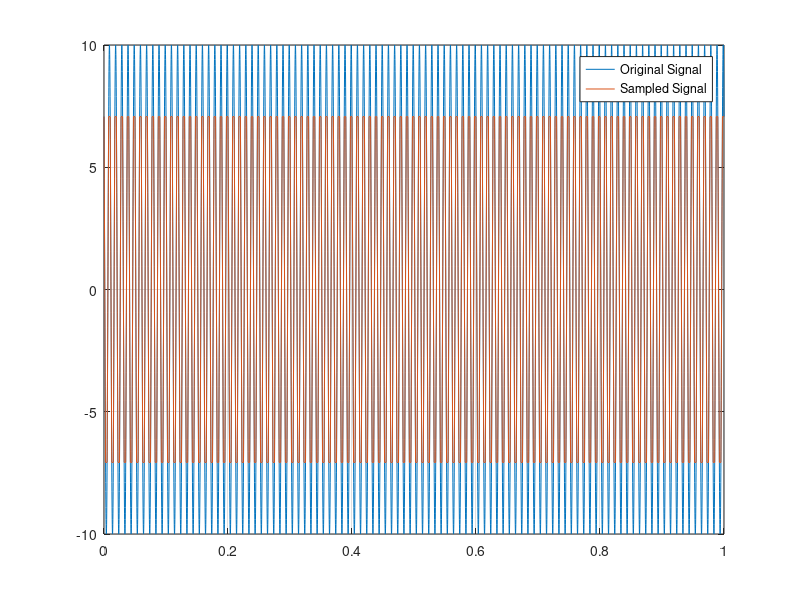

This figure's MATLAB source: (Note: this script raises an error after producing the figure.)
%% Lab 2
%  As evaluated by James Kerr and James Kurtz

%% Task 1: Sampling of Given Signal
clear; clc;

A = 10;
f0 = 100;
phi = pi/4;
fs = 400;
t = 1;
% t = 1/f0; % used to more closely examine one period. 

Ts = 1/fs;
N = t*fs;
tn = 0:Ts:t;

x = A*cos(2*pi*f0*tn+phi);

% For Comparison
tx = 0:t/10000:t;
xt = A*cos(2*pi*f0*tx+phi);


figure(1);
plot(tx, xt, tn, x);
grid on;
legend('Original Signal','Sampled Signal');

% Discussion:
%   The signal has a frequency of 100 Hz.  The sampling frequency, 400 Hz,
%   is sufficient, as it is more than twice the Nyquist rate.  

%   There are four samples taken per cycle of the signal. 

%% Task 2: DFT and IDFT

tic;
myX = my_dft(x);
mytime = toc;

tic;
matX = fft(x);
mattime = toc;

fprintf('my_dft and fft agree within %E\n', sum(abs(matX - myX)));
fprintf('my_dft was calculated in %0.8f sec\n', mytime);
fprintf('fft  was  calculated  in %0.8f sec\n', mattime);

fprintf('\n');

tic;
myx = my_idft(myX);
mytime = toc;

tic;
matx = ifft(myX);
mattime = toc;

fprintf('my_idft and ifft agree within %E\n', sum(abs(matx - myx)));
fprintf('my_idft was calculated in %0.8f sec\n', mytime);
fprintf('ifft  was  calculated  in %0.8f sec\n', mattime);

% Discussion:
%   While the return values of the DFT and FFT are comprable (as are their
%   inverses), the time needed to compute them is notably different.
%   Depending on the length of x, the FFT (and IFFT) can be orders of
%   magnitude faster. 

type my_dft;

type my_idft;


%% Lab Exercise
% I am unsure as to how to answer the question, as I do not believe there
% was a 'warm-up' section with a 150 Hz sinusoid per the question
% description. 
% In essence, Spectral Leakage refers to the phenomena of additional
% frequency components within the frequency spectrum of the provided
% signal. These additional components manifest in varying ways, including
% ailiasing as well as signal noise, which may occur as a result of
% sampling and windowing respectively. Generally, the spectral leakage
% blurs the original signal, including the manifestation of sidelobes.
